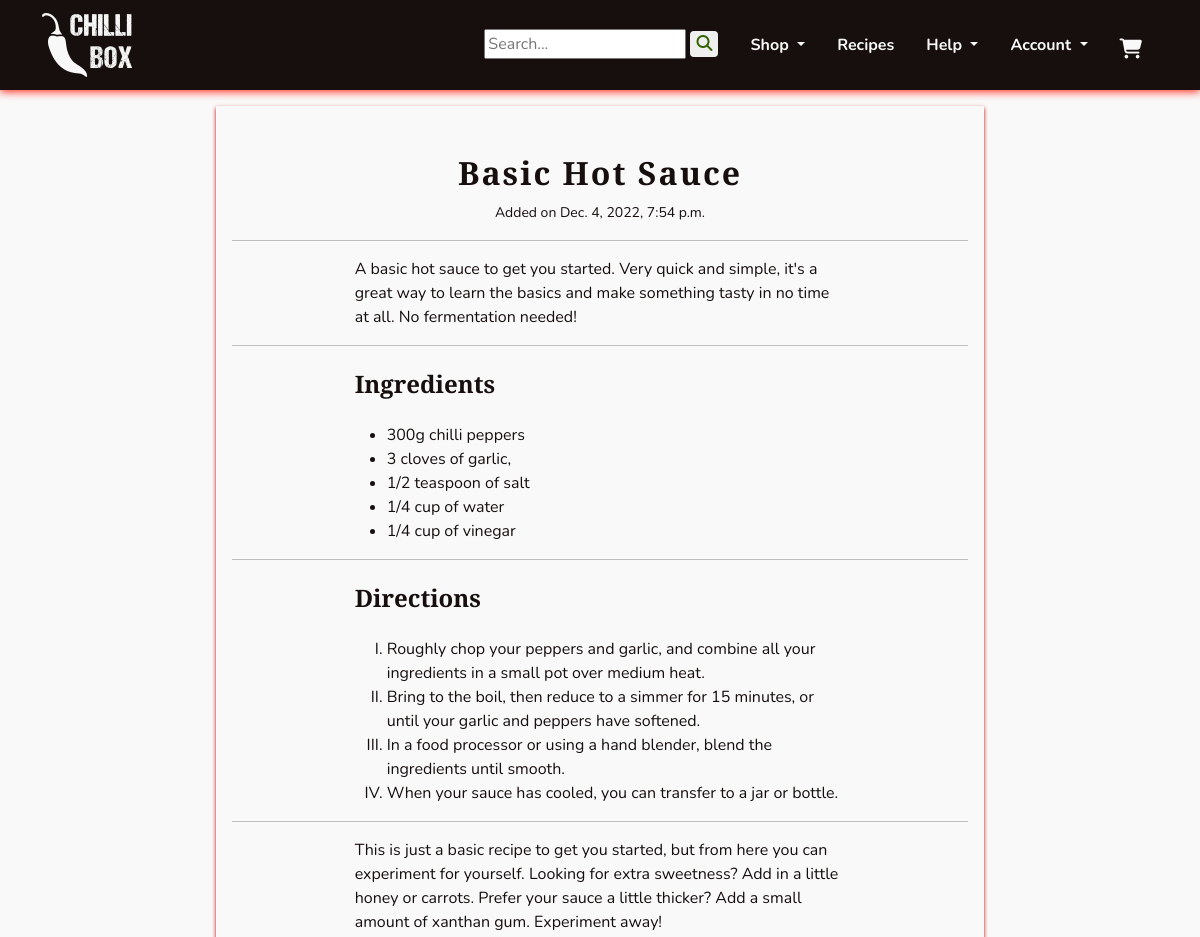
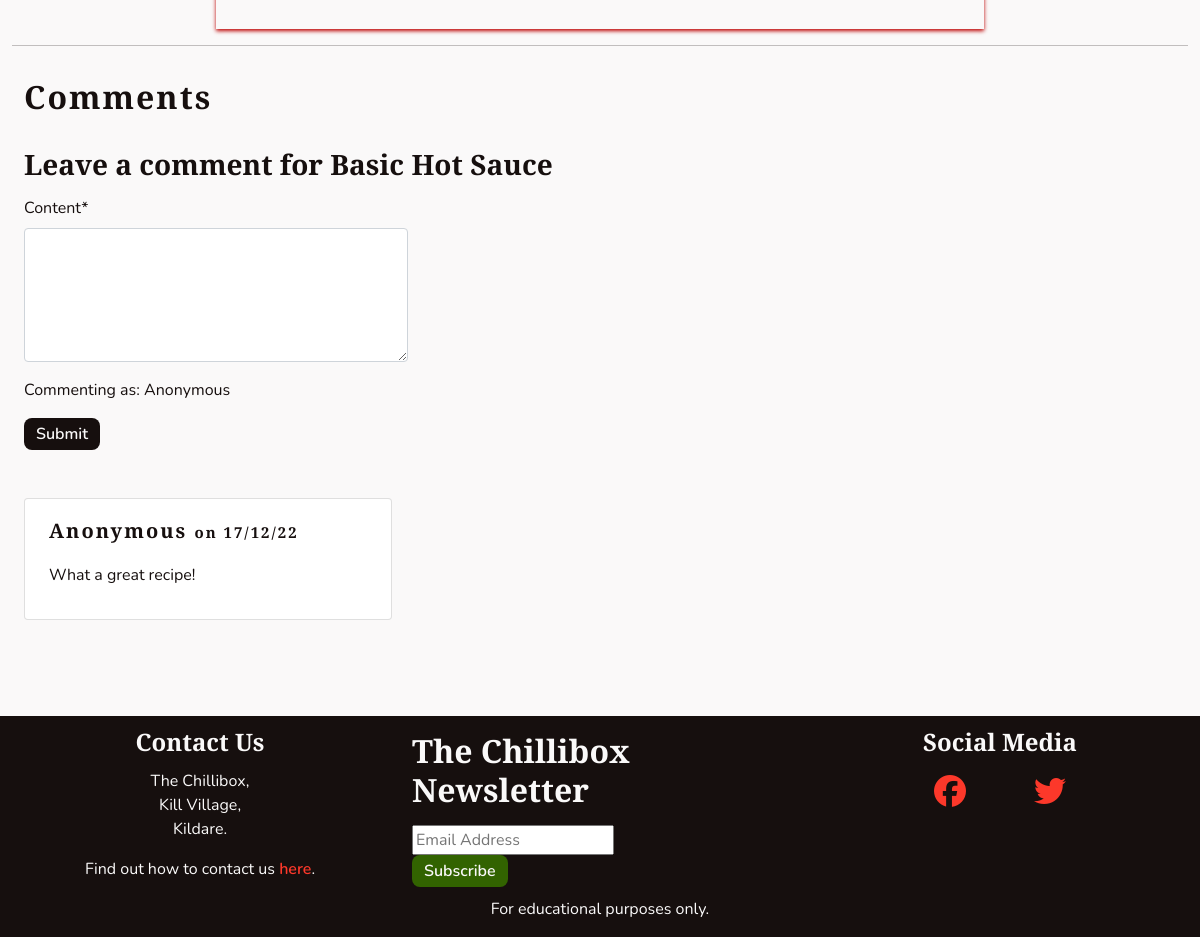
/recipes/recipe/basic-hot-sauce, run on the app's committed database (2 pictures, top to bottom).
### recipes/models.py (models this page shows, shortened)
class Recipe(models.Model):
    user = models.ForeignKey(User, on_delete=models.SET_NULL, null=True,
                             blank=True)
    title = models.CharField(max_length=140)
    slug = models.SlugField(max_length=40, unique=True)
    image = models.ImageField(upload_to='recipes/', null=True, blank=True,
                              help_text='Optionally upload an image')
    intro = models.TextField(help_text='Short introduction of the recipe. If \
                             using user submitted recipe, please remember to \
                             credit the user.')
    ingredients = models.TextField(help_text='Place ingredients in \
                                   &lt;li&gt;&lt;/li&gt; tags')
    directions = models.TextField(help_text='Place directions in \
                                  &lt;li&gt;&lt;/li&gt; tags')
    outro = models.TextField(null=True, blank=True, help_text='Optional. A \
                             short outro for the recipe.')
    excerpt = models.TextField(help_text='Summary to display on recipe list.')
    created = models.DateTimeField(auto_now_add=True)
    updated = models.DateTimeField(auto_now=True)
    published = models.BooleanField(default=False)
    def __str__(self):
        return self.title

class Comment(models.Model):
    user = models.ForeignKey(User, on_delete=models.SET_NULL, null=True,
                             blank=True)
    recipe = models.ForeignKey(Recipe, on_delete=models.CASCADE,
                               related_name='comments')
    content = models.TextField(max_length=280)
    added_on = models.DateTimeField(auto_now_add=True)
    edited_on = models.DateTimeField(auto_now=True)
    approved = models.BooleanField(default=False)
    def __str__(self):
        return self.content

### recipes/views.py (the view, shortened to what this page needs)
# urls.py: path('recipe/<slug>', views.ViewRecipe.as_view(), name='recipe'),
class ViewRecipe(View):
    def get(self, request, slug):
        recipe = get_object_or_404(Recipe, slug=slug)
        comments = recipe.comments.filter(approved=True).order_by('-added_on')
        template_name = 'recipes/recipe_detail.html'
        context = {
            'recipe': recipe,
            'comments': comments,
            'commented': False,
            'form': CommentForm(),
        }
        return render(request, template_name, context)

### recipes/forms.py
class CommentForm(forms.ModelForm):
    class Meta:
        model = Comment
        fields = ('content',)
        widgets = {
            'content': forms.Textarea(attrs={'cols': 40, 'rows': 5}),
        }

### recipes/templates/recipes/recipe_detail.html (shortened to what this page needs)
{% extends 'base.html' %}
{% load crispy_forms_tags %}
{% block content %}
<section class="container-fluid">
    <div class="col-sm-10 col-lg-8 mx-auto recipe-card">
        <div class="text-center">
            <h2 class="headings mb-2">{{ recipe }}</h2>
            <span><small>Added on {{ recipe.created }}</small></span>
        </div>
        <hr>
        {% if recipe.image %}
        <div class="row">
            <div class="col-md-6 text-center">
                <img class="pics recipe-pics" src="{{ recipe.image.url }}" alt="{{ recipe }}">
            </div>
            <div class="col-md-6 d-flex align-items-center">
                <div>
                    {{ recipe.intro|linebreaks }}
                </div>
            </div>
        </div>
        {% else %}
        <div class="col-8 mx-auto">
            <div>
                {{ recipe.intro|linebreaks }}
            </div>
        </div>
        {% endif %}
        <hr>
        <div class="col-8 mx-auto">
            <h2 class="headings headings-sm">Ingredients</h2>
            <ul class="recipe-ingredients">
                {{ recipe.ingredients|safe }}
            </ul>
        </div>
        <hr>
        <div class="col-8 mx-auto">
            <h2 class="headings headings-sm">Directions</h2>
            <ol class="recipe-directions">
                {{ recipe.directions|safe }}
            </ol>
        </div>
        <hr>
        <div class="col-8 mx-auto">
            {{ recipe.outro|linebreaks }}
        </div>
    </div>
</section>
<hr>
<section class="container-fluid">
    <div class="col">
        <h2 class="headings">Comments</h2>
        {% if commented %}
        <p><strong>Thank you for your comment!</strong> It is awaiting moderation.</p>
        {% else %}
        <h3>Leave a comment for {{ recipe }}</h3>
        <form class="col-lg-4 mb-5" method="POST">
            {{ form|crispy }}
            <p>Commenting as: {% if user.is_authenticated %}{{ user }}{% else %}Anonymous{% endif %}</p>
            <button type="submit" class="chilli-btn">Submit</button>
        </form>
        {% endif %}
    </div>
    <div class="row">
        {% for comment in comments %}
        <div class="col-sm-6 col-lg-4 mb-5 mb-3">
            <div class="card px-4">
                <h2 class="headings big">
                    {% if comment.user is not None %}{{ comment.user.userprofile.display_name }}{% else %}Anonymous{% endif %} <span
                        class="small">on {{ comment.added_on|date:'d/m/y' }}</span></h2>
                <p>{{ comment }}</p>
            </div>
        </div>
        {% empty %}
        <p><strong>No comments yet. Be the first to leave one!</strong></p>
        {% endfor %}
    </div>
</section>
{% endblock %}

### static/css/style.css (style rules this page uses)
:root { --site-white: #faf9f9; --site-black: #160f0e; --site-grey: #6b6363; --site-red: #fc382a; --site-dark-red:#bd0000; --site-green: #568729; --site-dark-green: #326300; --site-text-bg: rgba(49, 99, 0, 0.2); --site-car-bg: rgba(245, 241, 238, 0.61); }
html { height: 100%; }
section { max-width: 2550px; }
body { font-family: "Nunito", sans-serif; color: var(--site-black); font-size: 1rem; background: var(--site-white); }
h1, h2, h3, h4 { font-family: "Merriweather Sans", "Nunito", sans-serif; font-weight: 900; margin-top: 0.5em; margin-bottom: 0.5em; }
.headings { font-size: 2rem; letter-spacing: 2px; margin: 1em 0; }
.headings-sm { font-size: 1.5rem; letter-spacing: 0; }
.big { font-size: 1.25rem; }
.small { font-size: 0.75em; }
button { border: none; }
ul { padding: 0; }
li { list-style: none; }
.chilli-btn { padding: 0.25em 0.75em; font-weight: 600; color: var(--site-white); background-color: var(--site-black); border-radius: 8px; transition: all 0.2s linear; }
.recipe-card { max-width: 90%; height: 100%; padding: 1em; margin: 1em auto; box-shadow: 0 2px 4px 0 var(--site-dark-red); }
.recipe-ingredients > li { margin-left: 2em; list-style-type: disc; }
.recipe-directions > li { list-style-type: upper-roman; }

### data on the page
Recipe: title "Basic Hot Sauce", created "Dec. 4, 2022, 7:54 p.m.", intro "A basic hot sauce to get you started. Very quick and simple, it's a great way to learn the basics and make something tasty in no time at all. No fermentation needed!", ingredients "300g chilli peppers 3 cloves of garlic, 1/2 teaspoon of salt 1/4 cup of water 1/4 cup of vinegar", directions "Roughly chop your peppers and garlic, and combine all your ingredients in a small pot over medium heat. Bring to the boil, then reduce to a simmer for 15 minutes, or until your garlic and peppers have softened. In a food processor or using a hand blender, blend the ingredients until smooth. When your sauce has cooled, you can transfer to a jar or bottle.", outro "This is just a basic recipe to get you started, but from here you can experiment for yourself. Looking for extra sweetness? Add in a little honey or carrots. Prefer your sauce a little thicker? Add a small amount of xanthan gum. Experiment away!"
Comment: shows "Anonymous", added_on "17/12/22", content "What a great recipe!"
